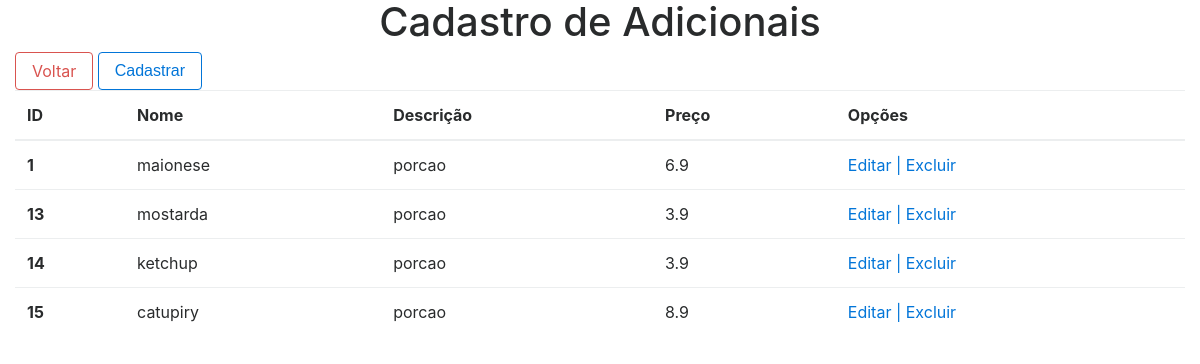
The page /view/tabelaAdicionais.php on the database its author committed.
### tables this page shows
CREATE TABLE `adicionais` (
  `id` int(11) NOT NULL,
  `nome` varchar(50) NOT NULL,
  `descricao` varchar(200) NOT NULL,
  `preco` float NOT NULL
);

### controller/adicionalController.php (called while the page is built, shortened)
<?php
require "../model/conexao.php";
require "../model/adicional.php";
$id = isset($_POST['id']) ? $_POST['id'] : "";
$nome = isset($_POST['nome']) ? $_POST['nome'] : "";
$descricao = isset($_POST['descricao']) ? $_POST['descricao'] : "";
$preco = isset($_POST['preco']) ? $_POST['preco'] : "";
$objAdicional = new Adicional();
$objAdicional->setId($id);
$objAdicional->setNome($nome);
$objAdicional->setDescricao($descricao);
$objAdicional->setPreco($preco);
$dadosA = $objAdicional->listarTodos($conexao);

### model/adicional.php (called while the page is built, shortened)
<?php
class Adicional{
    public function listarTodos($conexao){
        $sqlstring = "Select * from adicionais";
        $dados = $conexao->query($sqlstring);
        return $dados;
    }
}

### view/tabelaAdicionais.php (the view, shortened to what this page needs)
<?php
require "header.php";
require "../controller/adicionalController.php";
?>
<body>
    <div class="container-fluid">
        <h1 class="d-flex justify-content-center">Cadastro de Adicionais</h1>
        <a href="index.php" class="btn btn-outline-danger">Voltar</a>
        <button type="button" class="btn btn-outline-primary" data-toggle="modal" data-target="#modalAdicionais">Cadastrar</button>
        <div>
            <table class="table table-hover">
                <thead>
                    <tr>
                        <th scope="col">ID</th>
                        <th scope="col">Nome</th>
                        <th scope="col">Descrição</th>
                        <th scope="col">Preço</th>
                        <th scope="col">Opções</th>
                    </tr>
                </thead>
                <tbody>
                    <?php
                    while ($objcli = $dadosA->fetch_object()) {
                    ?>
                        <tr>
                            <th scope="row"><?php echo $objcli->id; ?></th>
                            <td><?php echo $objcli->nome; ?></td>
                            <td><?php echo $objcli->descricao; ?></td>
                            <td><?php echo $objcli->preco; ?></td>
                            <td><a href="editarProduto.php?id=<?php echo $objcli->id ?>&acao=editar">
                                    Editar | </a>
                                <a href="#" onclick="javascript: if (confirm('Você realmente deseja excluir este adicional?'))location.href='../controller/adicionalController.php?id=<?php echo $objcli->id ?>&acao=excluir'">
                                    Excluir </a>
                            </td>
                        </tr>
                    <?php } ?>
                </tbody>
            </table>
        </div>
    </div>
</body>
</html>

### rows shown on the page
adicionais: id "1", nome "maionese", descricao "porcao", preco "6.9"
adicionais: id "13", nome "mostarda", descricao "porcao", preco "3.9"
adicionais: id "14", nome "ketchup", descricao "porcao", preco "3.9"
adicionais: id "15", nome "catupiry", descricao "porcao", preco "8.9"
